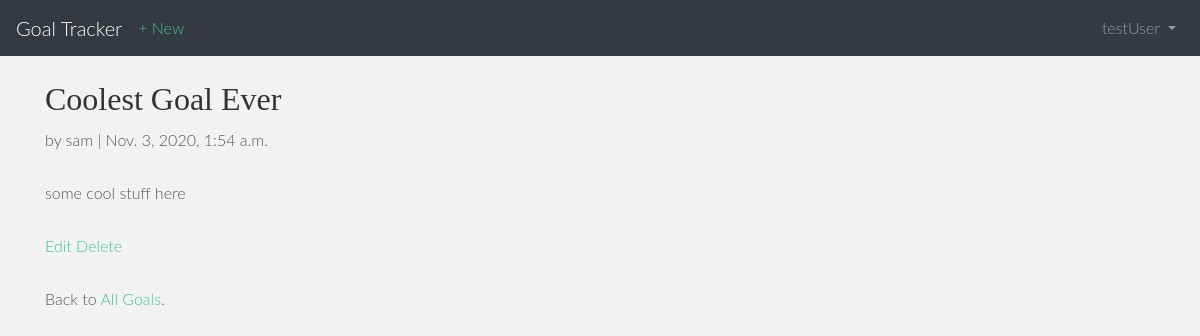
Screenshot of /goals/1/ (signed in) with the database file from the repository.
### users/models.py (models this page shows)
class CustomUser(AbstractUser):
    age = models.PositiveIntegerField(null=True, blank=True)

### goals/models.py (models this page shows, shortened)
class Goal(models.Model):
    title = models.CharField(max_length=255)
    body = models.TextField()
    date = models.DateTimeField(auto_now_add=True)
    author = models.ForeignKey(
    get_user_model(),
    on_delete=models.CASCADE,
    )

### goals/views.py (the view)
# urls.py: path('<int:pk>/', GoalDetailView.as_view(), name='goal_detail'),
class GoalDetailView(LoginRequiredMixin, DetailView):
    model = Goal
    template_name = 'goal_detail.html'
    login_url = 'login'

### templates/goal_detail.html
{% extends 'base.html' %}
{% block content %}
<div class="goal-entry">
  <h2>{{ object.title }}</h2>
      <p> by {{ object.author }} | {{ object.date }}</p>
      <p>{{ object.body }}</p>
    </div>
    <p><a href="{% url 'goal_edit' goal.pk %}">Edit</a>
      <a href="{% url 'goal_delete' goal.pk %}">Delete</a></p>
    <p>Back to <a href="{% url 'goal_list' %}">All Goals</a>.</p>
  {% endblock content %}

### templates/base.html (shortened to what this page needs)
<!doctype html>
{% load static %}
<html lang="en">
  <head>
    <link rel="stylesheet"
    href="https://stackpath.bootstrapcdn.com/bootstrap/4.1.3/css/bootstrap.min.css"
>
    <link rel="stylesheet" type="text/css" href="{% static 'css/style.css' %}"/>
  </head>
  <body>
    <nav class="navbar navbar-expand-md navbar-dark bg-dark mb-4">
      <a class="navbar-brand" href="{% url 'home' %}">Goal Tracker</a>
    <div class="collapse navbar-collapse" id="navbarCollapse">
      {% if user.is_authenticated %}
        <ul class="navbar-nav mr-auto">
          <li class="nav-item"><a href="{%url 'goal_new' %}">+ New</a></li>
        </ul>
        <ul class="navbar-nav ml-auto">
          <li class="nav-item">
            <a class="nav-link dropdown-toggle" href="#" id="userMenu"
              data-toggle="dropdown" aria-haspopup="true"
              aria-expanded="false">
              {{ user.username }}
            </a>
          </li>
        </ul>
      {% endif %}
    </div>
  </nav>
  <div class="container">
    {% block content %}
    {% endblock content %}
  </div>
  </body>
</html>

### static/css/style.css (style rules this page uses)
body { background-color: #f2f2f2; font-family: "Lato"; font-weight: 300; font-size: 16px; color: #555; -webkit-font-smoothing: antialiased; -webkit-overflow-scrolling: touch; }
h1, h2, h3, h4, h5, h6 { font-family: "Raleway"; font-weight: 300; color: #333; }
p { line-height: 28px; margin-bottom: 25px; }
a { color: #3bc492; word-wrap: break-word; -webkit-transition: color 0.1s ease-in, background 0.1s ease-in; -moz-transition: color 0.1s ease-in, background 0.1s ease-in; -ms-transition: color 0.1s ease-in, background 0.1s ease-in; -o-transition: color 0.1s ease-in, background 0.1s ease-in; transition: color 0.1s ease-in, background 0.1s ease-in; }
a:before, a:after { -webkit-transition: color 0.1s ease-in, background 0.1s ease-in; -moz-transition: color 0.1s ease-in, background 0.1s ease-in; -ms-transition: color 0.1s ease-in, background 0.1s ease-in; -o-transition: color 0.1s ease-in, background 0.1s ease-in; transition: color 0.1s ease-in, background 0.1s ease-in; }

### rows the page displays
CustomUser: username "testUser"
Goal: title "Coolest Goal Ever", author "sam", date "Nov. 3, 2020, 1:54 a.m.", body "some cool stuff here"
